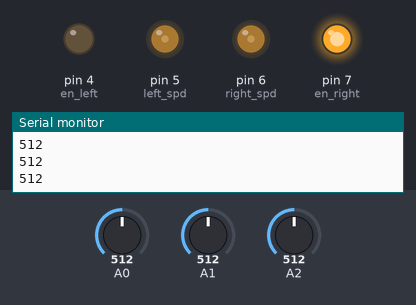
Recording of a sketch running on a simulated Arduino Uno, built with avr-gcc and run on an emulated ATmega328P. On the bench: output pins drawn as LEDs (lit = HIGH), the last lines printed to the serial monitor. The test bench sets the inputs (shaded band); at power-on: A0 = 512, A2 = 512, A1 = 512.

Above: at 1.2 s.
1.3 s: A0 set to 163
2.8 s: A0 set to 139
At 4.1 s:
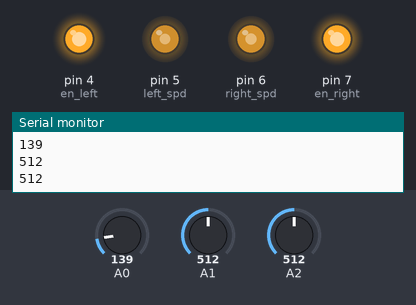
4.4 s: A2 set to 199
5.9 s: A2 set to 176
At 6.3 s:
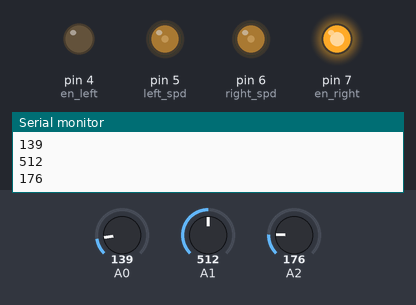
7.5 s: A2 set to 94
9.0 s: A2 set to 86
At 9.7 s:
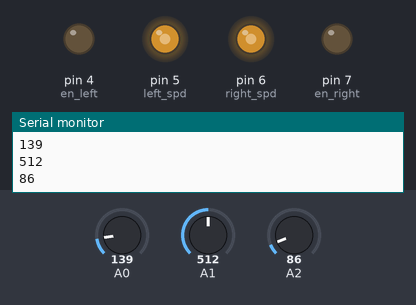
Timing chart, 0 to 11.6 s (numbered marks = the images above; inputs shaded):
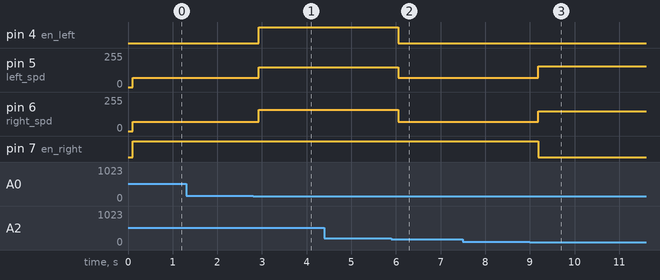

Measured:
- the behaviour switches between 150 and 149 on A0 (found by bisection; images 0 and 1)
- the behaviour switches between 189 and 188 on A2 (found by bisection; images 1 and 2)
- the behaviour switches between 90 and 89 on A2 (found by bisection; images 2 and 3)
- after the input at 2.8 s, pin 4 (en_left): LOW → HIGH after 0.13 s; pin 5 (left_spd): 70/255 → 150/255 after 0.13 s; pin 6 (right_spd): 70/255 → 160/255 after 0.13 s
- after the input at 5.9 s, pin 4 (en_left): HIGH → LOW after 0.16 s; pin 5 (left_spd): 150/255 → 70/255 after 0.16 s; pin 6 (right_spd): 160/255 → 70/255 after 0.16 s
- after the input at 9.0 s, pin 5 (left_spd): 70/255 → 155/255 after 0.18 s; pin 6 (right_spd): 70/255 → 150/255 after 0.18 s; pin 7 (en_right): HIGH → LOW after 0.18 s

The sketch:

light_following.ino
```cpp
int left_spd = 5;
int right_spd = 6;
int en_left = 4;
int en_right = 7;
int state = 0;

// the setup function runs once when you press reset or power the board
void setup() {
  // initialize digital pin LED_BUILTIN as an output.
  pinMode(en_left, OUTPUT);
  pinMode(left_spd, OUTPUT);
  pinMode(right_spd, OUTPUT);
  pinMode(en_right, OUTPUT);

  // initialize serial communication at 9600 bits per second:
  Serial.begin(9600);
}

// the loop function runs over and over again forever
void loop() {
  // read the sensor value of left sensor
  int lsp = analogRead(A0);
  // read the sensor value of head sensor
  int hsp = analogRead(A1);
  // read the sensor value of right sensor
  int rsp = analogRead(A2);
  // print out the value you read:
  Serial.println(lsp);
  Serial.println(hsp);
  Serial.println(rsp);
  Serial.println("\n");
  delay(100);        // delay in between reads for stability


  go_straight(70);

  if (rsp < 150 || lsp < 150) {
    if (abs(lsp - rsp) < 50) {
      go_straight(70);
    } else if (rsp < lsp) {
      turn_right();
    } else if (lsp < rsp) {
      turn_left();
    }
  }

}

void turn_left() {
  // turn left
  digitalWrite(LED_BUILTIN, HIGH);   // turn the LED on (HIGH is the voltage level)
  digitalWrite(en_left, HIGH);  // enable left
  analogWrite(left_spd, 150); // left side speed
  analogWrite(right_spd, 160); // right side speed
  digitalWrite(en_right, HIGH); // enable right
  //  delay(1250);
}

void turn_right() {
  // turn right
  digitalWrite(LED_BUILTIN, HIGH);   // turn the LED on (HIGH is the voltage level)
  digitalWrite(en_left, LOW);  // enable left
  analogWrite(left_spd, 155); // left side speed
  analogWrite(right_spd, 150); // right side speed
  digitalWrite(en_right, LOW); // enable right
  //  delay(1170);
}

void go_straight(int spd) {
  // go straight
  digitalWrite(en_left, LOW);  // enable left
  analogWrite(left_spd, spd); // left side speed
  analogWrite(right_spd, spd); // right side speed
  digitalWrite(en_right, HIGH); // enable right
  //  delay(4000);
}

void stops() {
  // stop
  digitalWrite(LED_BUILTIN, LOW);    // turn the LED off by making the voltage LOW
  digitalWrite(en_left, LOW);
  analogWrite(left_spd, 0);
  analogWrite(right_spd, 0);
  digitalWrite(en_right, LOW);
  delay(2000);                       // wait for a second
}

/*
Change: We did the light following exercise in last class. And we changed the orientation of the left sensor and right sensor so that they all face forward.
Result: The platform would automatically go straight and it would turn to the direction of being illuminated when we used the light source to illuminate it.
  Since we used the flashlight on our phone as the light source, which is not bright as a normal flashlight, we had to put our phone really close to the sensors to make it turn.
  However, when we put the light source directly in front of the platform, the platform would be trapped in place and kept turning left and right.
  I think it's because our light was so scattered that one of the light sensors would detect the light was from that direction first and made the platform turn to that direction. Then when the
  platform turned a little bit, the sensor from the other side would detect more light than the previous sensor so that the platform would turn back. In this case, the previous situation happened again
  and the process was looped. And the platform would kept turning eventually. We tried to solve this problem by setting a threshhold to the sensor. But it didn't work so well.
*/
```
